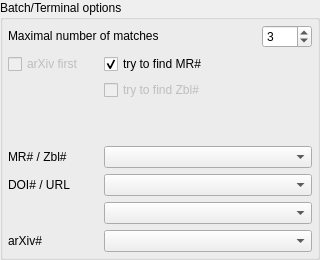
           <widget class="QGroupBox" name="groupBox_9">
            <property name="sizePolicy">
             <sizepolicy hsizetype="Fixed" vsizetype="Fixed">
              <horstretch>0</horstretch>
              <verstretch>0</verstretch>
             </sizepolicy>
            </property>
            <property name="minimumSize">
             <size>
              <width>320</width>
              <height>0</height>
             </size>
            </property>
            <property name="maximumSize">
             <size>
              <width>320</width>
              <height>16777215</height>
             </size>
            </property>
            <property name="title">
             <string>Batch/Terminal options</string>
            </property>
            <layout class="QGridLayout" name="gridLayout_5">
             <property name="leftMargin">
              <number>5</number>
             </property>
             <property name="topMargin">
              <number>5</number>
             </property>
             <property name="rightMargin">
              <number>5</number>
             </property>
             <property name="bottomMargin">
              <number>5</number>
             </property>
             <item row="2" column="1">
              <widget class="QCheckBox" name="batchFindZbl">
               <property name="enabled">
                <bool>false</bool>
               </property>
               <property name="text">
                <string>try to find Zbl#</string>
               </property>
              </widget>
             </item>
             <item row="7" column="0">
              <widget class="QLabel" name="label_20">
               <property name="sizePolicy">
                <sizepolicy hsizetype="Fixed" vsizetype="Preferred">
                 <horstretch>0</horstretch>
                 <verstretch>0</verstretch>
                </sizepolicy>
               </property>
               <property name="minimumSize">
                <size>
                 <width>90</width>
                 <height>0</height>
                </size>
               </property>
               <property name="maximumSize">
                <size>
                 <width>90</width>
                 <height>16777215</height>
                </size>
               </property>
               <property name="text">
                <string>arXiv#</string>
               </property>
              </widget>
             </item>
             <item row="0" column="0" colspan="2">
              <widget class="QLabel" name="label_2">
               <property name="sizePolicy">
                <sizepolicy hsizetype="Fixed" vsizetype="Fixed">
                 <horstretch>0</horstretch>
                 <verstretch>0</verstretch>
                </sizepolicy>
               </property>
               <property name="text">
                <string>Maximal number of matches</string>
               </property>
              </widget>
             </item>
             <item row="0" column="2">
              <widget class="QSpinBox" name="batchCount">
               <property name="sizePolicy">
                <sizepolicy hsizetype="Fixed" vsizetype="Fixed">
                 <horstretch>0</horstretch>
                 <verstretch>0</verstretch>
                </sizepolicy>
               </property>
               <property name="minimumSize">
                <size>
                 <width>50</width>
                 <height>0</height>
                </size>
               </property>
               <property name="maximumSize">
                <size>
                 <width>50</width>
                 <height>16777215</height>
                </size>
               </property>
               <property name="minimum">
                <number>1</number>
               </property>
               <property name="maximum">
                <number>10</number>
               </property>
               <property name="value">
                <number>3</number>
               </property>
              </widget>
             </item>
             <item row="6" column="1" colspan="2">
              <widget class="QComboBox" name="batchDOIURL"/>
             </item>
             <item row="1" column="0">
              <widget class="QCheckBox" name="arxivFirst">
               <property name="enabled">
                <bool>false</bool>
               </property>
               <property name="sizePolicy">
                <sizepolicy hsizetype="Fixed" vsizetype="Fixed">
                 <horstretch>0</horstretch>
                 <verstretch>0</verstretch>
                </sizepolicy>
               </property>
               <property name="text">
                <string>arXiv first</string>
               </property>
              </widget>
             </item>
             <item row="7" column="1" colspan="2">
              <widget class="QComboBox" name="batchArxiv"/>
             </item>
             <item row="4" column="0">
              <widget class="QLabel" name="label_18">
               <property name="sizePolicy">
                <sizepolicy hsizetype="Fixed" vsizetype="Preferred">
                 <horstretch>0</horstretch>
                 <verstretch>0</verstretch>
                </sizepolicy>
               </property>
               <property name="minimumSize">
                <size>
                 <width>90</width>
                 <height>0</height>
                </size>
               </property>
               <property name="maximumSize">
                <size>
                 <width>90</width>
                 <height>16777215</height>
                </size>
               </property>
               <property name="text">
                <string>MR# / Zbl#</string>
               </property>
              </widget>
             </item>
             <item row="1" column="1">
              <widget class="QCheckBox" name="batchFindMR">
               <property name="text">
                <string>try to find MR#</string>
               </property>
               <property name="checked">
                <bool>true</bool>
               </property>
              </widget>
             </item>
             <item row="5" column="0">
              <widget class="QLabel" name="label_19">
               <property name="sizePolicy">
                <sizepolicy hsizetype="Fixed" vsizetype="Preferred">
                 <horstretch>0</horstretch>
                 <verstretch>0</verstretch>
                </sizepolicy>
               </property>
               <property name="minimumSize">
                <size>
                 <width>90</width>
                 <height>0</height>
                </size>
               </property>
               <property name="maximumSize">
                <size>
                 <width>90</width>
                 <height>16777215</height>
                </size>
               </property>
               <property name="text">
                <string>DOI# / URL</string>
               </property>
              </widget>
             </item>
             <item row="5" column="1" colspan="2">
              <widget class="QComboBox" name="batchIncludeDOIURL"/>
             </item>
             <item row="4" column="1" colspan="2">
              <widget class="QComboBox" name="batchMRZbl">
               <property name="currentIndex">
                <number>-1</number>
               </property>
              </widget>
             </item>
             <item row="3" column="0">
              <spacer name="verticalSpacer_3">
               <property name="orientation">
                <enum>Qt::Vertical</enum>
               </property>
               <property name="sizeHint" stdset="0">
                <size>
                 <width>20</width>
                 <height>40</height>
                </size>
               </property>
              </spacer>
             </item>
            </layout>
           </widget>
